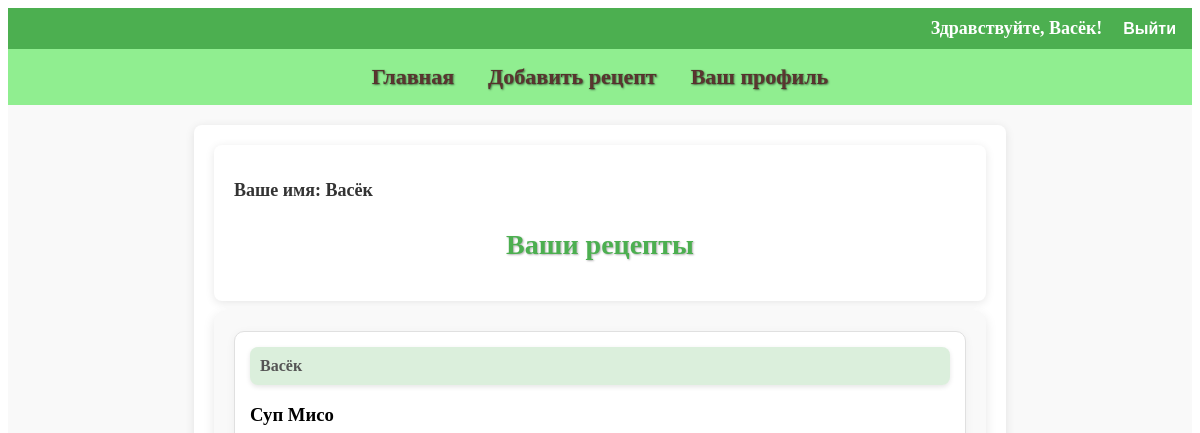
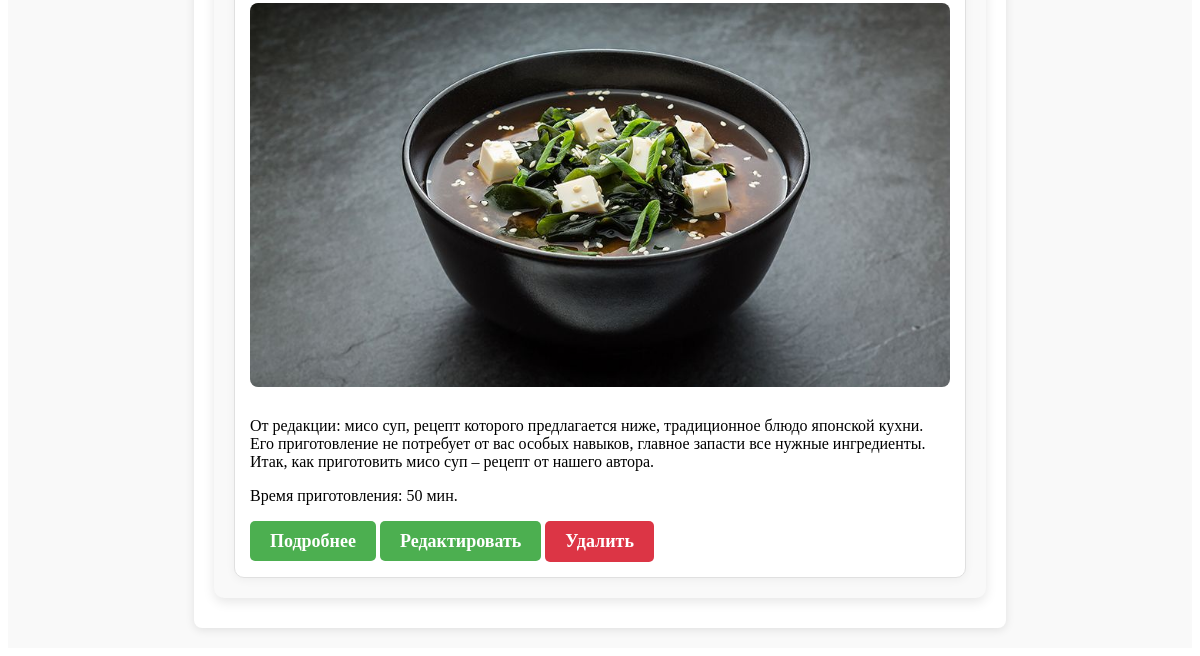
Page /accounts/accounts/profile/ (signed in) on the earlier database version (2 pictures, top to bottom).
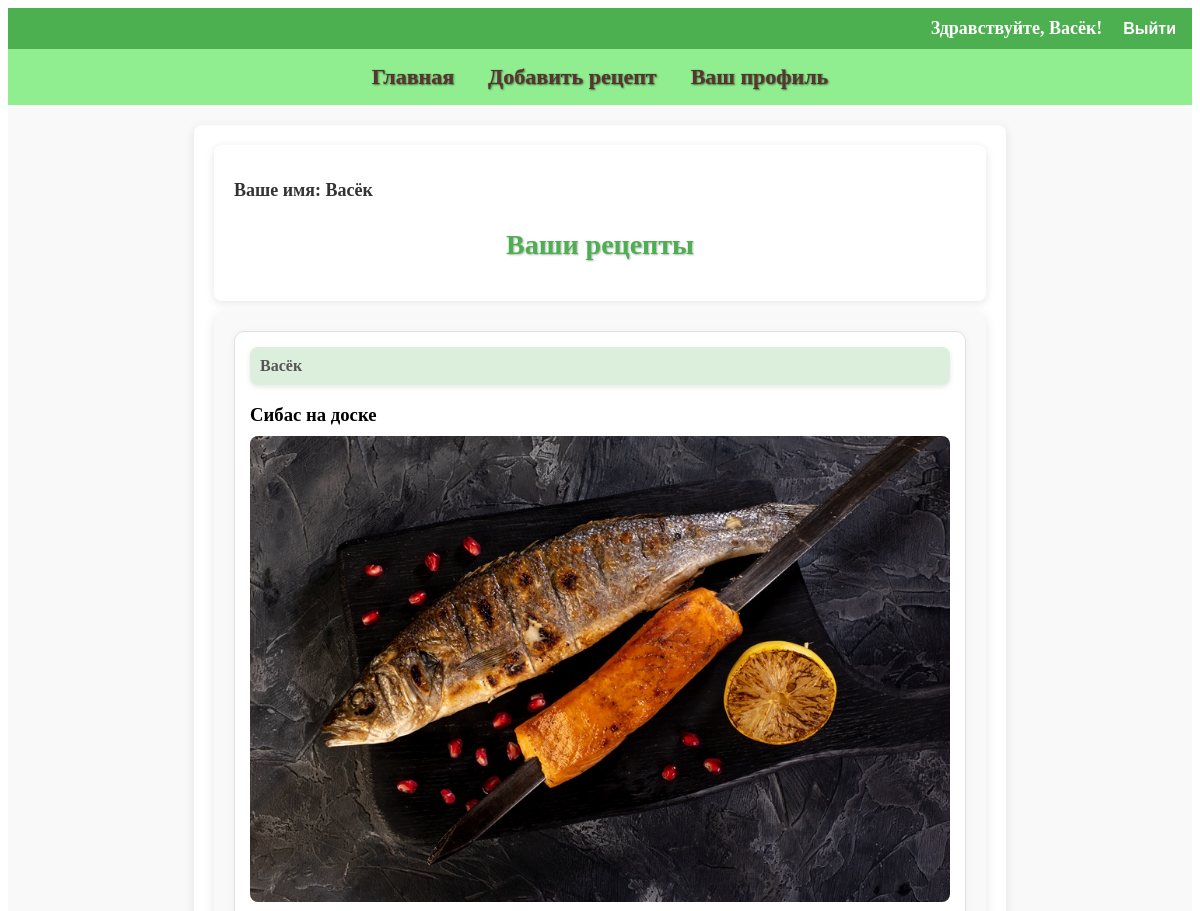
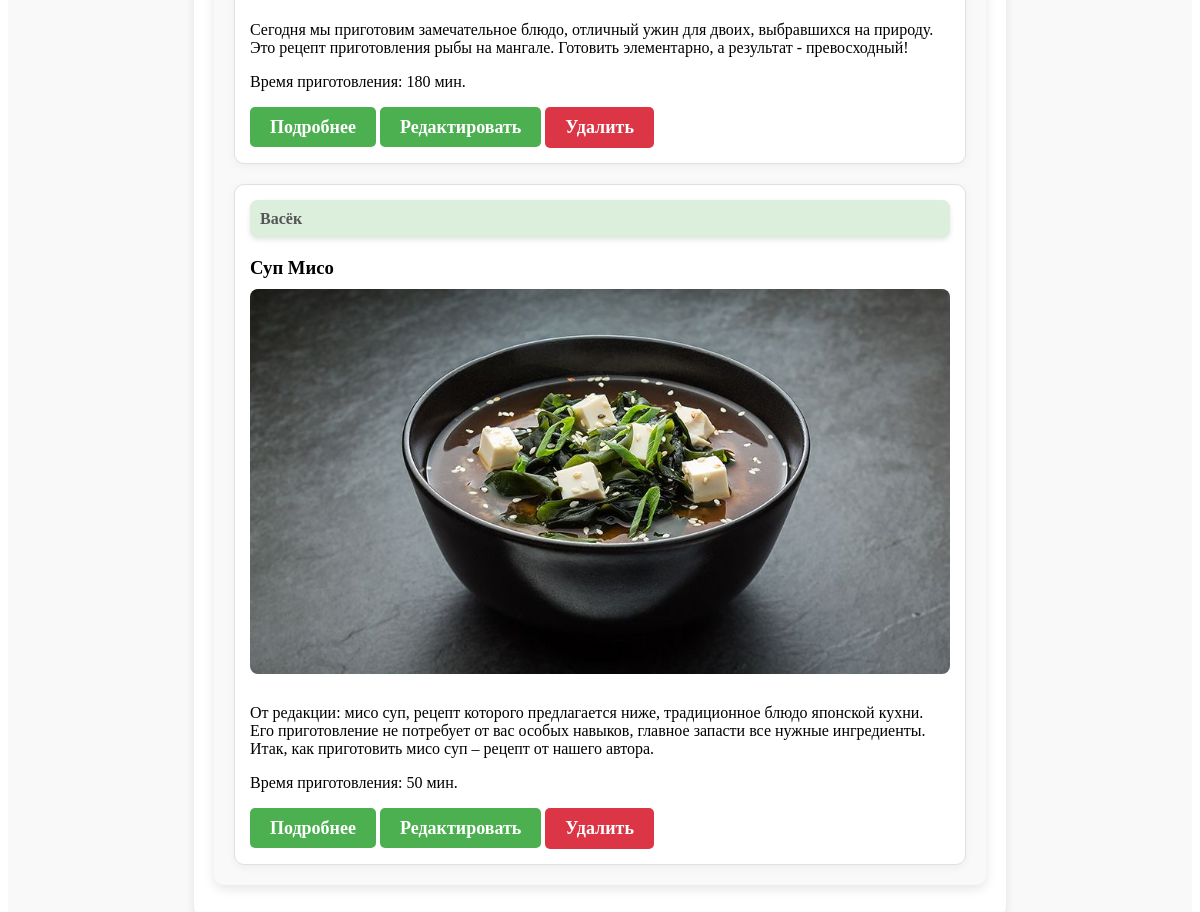
Same page on the later database version (2 pictures, top to bottom).
### recipe_app/models.py (models this page shows, shortened)
class Recipe(models.Model):
    title = models.CharField(max_length=100, verbose_name="Название блюда")  # Название рецепта
    description = models.TextField(verbose_name="Описание")  # Описание рецепта
    preparation_steps = models.TextField(verbose_name="Шаги приготовления")  # Шаги приготовления блюда
    preparation_time = models.PositiveIntegerField(verbose_name="Время приготовления в минутах")  # Время приготовления в минутах
    image = models.ImageField(upload_to='recipes/images/', verbose_name="Добавьте фото")  # Изображение рецепта
    author = models.ForeignKey(User, on_delete=models.CASCADE, verbose_name="Автор")  # Автор рецепта (связь с пользователем)
    categories = models.ManyToManyField(Category, through='RecipeCategory', verbose_name="Категория")  # Категории, связанные с рецептом через промежуточную модель
    ingredients = models.TextField(blank=True, null=True, verbose_name="Ингредиенты")  # Ингредиенты для рецепта, можно оставить пустым

### recipe_app/views.py (the view)
# urls.py: path('accounts/profile/', profile, name='profile'),  # Страница профиля пользователя (связана с аккаунтом пользователя)
@login_required  # Требуется авторизация
def profile(request):
    user = request.user  # Получаем текущего пользователя
    recipes = Recipe.objects.filter(author=user).order_by('-id')  # Получаем рецепты текущего пользователя
    return render(request, 'registration/profile.html', {'user': user, 'recipes': recipes}) # Отображаем профиль пользователя с его рецептами

### recipe_app/templates/registration/profile.html (shortened to what this page needs)
{% extends 'base.html' %} !-- Расширяет основной шаблон base.html, общие элементы интерфейса будут здесь -->
{% block content %}
<div class="content">
    <h2 class="user-name">Ваше имя: {{ user.username }}</h2>
    <h3 class="section-title">Ваши рецепты</h3>
</div>
<div class="recipes-section">
    <div class="recipe-cards">
        {% if recipes %}
            {% for recipe in recipes %}
                <div class="recipe-card">
                    <div class="recipe-author">{{ recipe.author.username }}</div>
                    <h3>{{ recipe.title }}</h3>
                    <a href="{% url 'recipe_detail' recipe.id %}">
                    <img src="{{ recipe.image.url }}" alt="{{ recipe.title }}" class="recipe-image">
                    </a>
                    <p>{{ recipe.description }}</p>
                    <p>Время приготовления: {{ recipe.preparation_time }} мин.</p>
                    <a href="{% url 'recipe_detail' recipe.id %}" class="recipe-link submit-button">Подробнее</a>
                    <a href="{% url 'edit_recipe' recipe.id %}" class="recipe-link submit-button">Редактировать</a>
                    <form action="{% url 'delete_recipe' recipe.id %}" method="get" style="display:inline;">
                        <button type="submit" class="delete-button">Удалить</button>
                    </form>
                </div>
            {% endfor %}
        {% else %}
            <p>У вас еще нет рецептов.</p>
        {% endif %}
    </div>
</div>
{% endblock %}

Differences in the rows shown:
added Recipe: author.username "Васёк", title "Сибас на доске", image (picture), description "Сегодня мы приготовим замечательное блюдо, отличный ужин для двоих, выбравшихся на природу. Это рецепт приготовления рыбы на мангале. Готовить элементарно, а результат - превосходный!", preparation_time "180"
